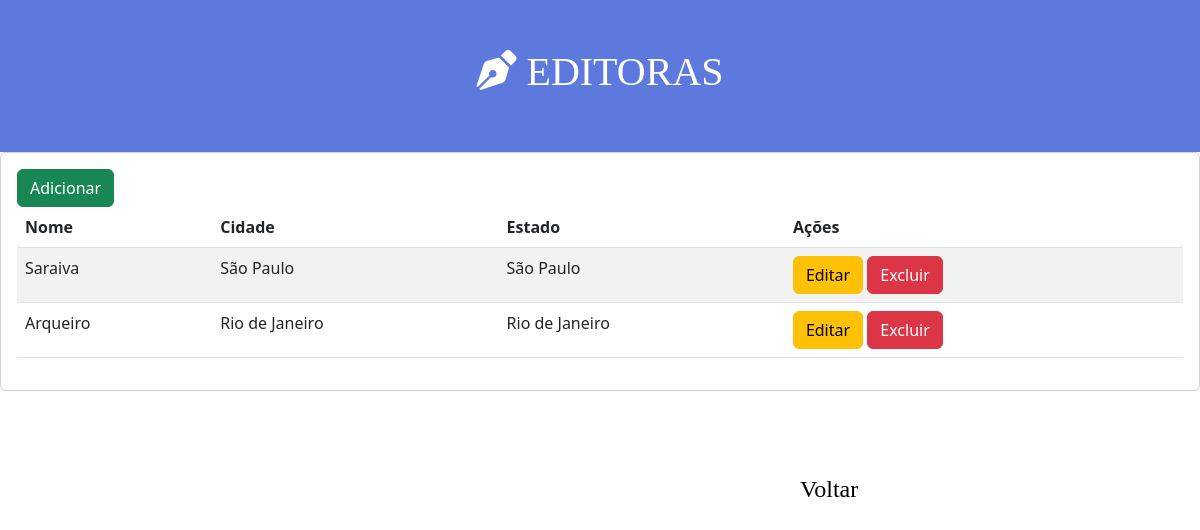
The app's page /editora/, older data.
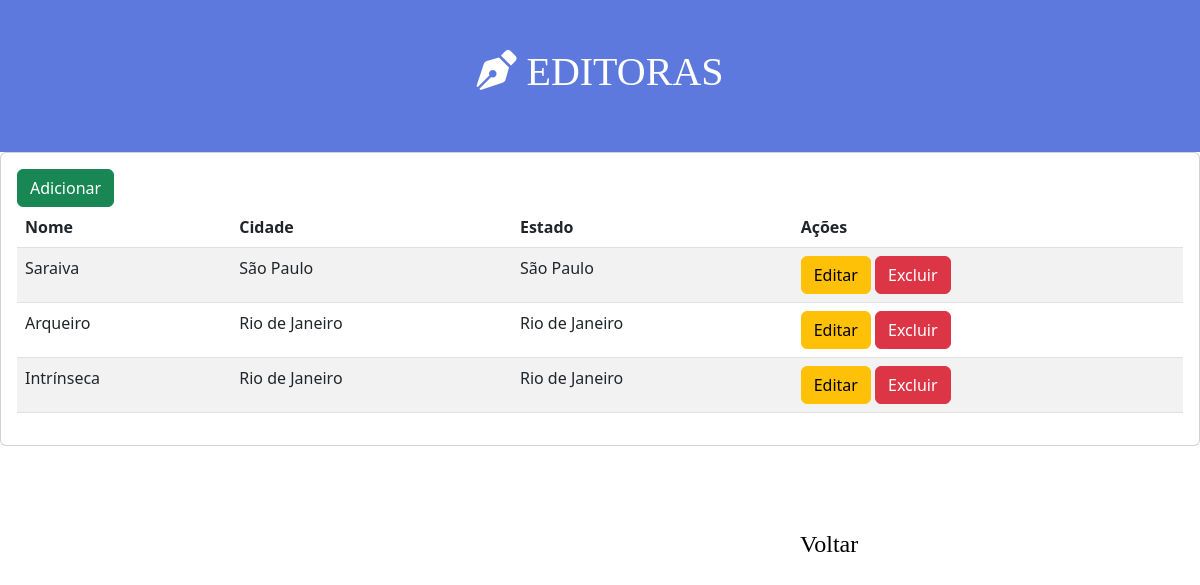
The same page, newer data.
### portal/models.py (models this page shows, shortened)
class Editora(models.Model):
    nome = models.CharField(max_length=255)
    cidade = models.CharField(max_length=255)
    estado = models.CharField(max_length=255)

### portal/views.py (the view)
# urls.py: path('editora/', views.editora, name="editora"),
def editora(request):
    editoras = Editora.objects.all()
    context = {
        'editoras': editoras
    }
    return render(request, 'portal/editora.html', context)

### portal/templates/portal/editora.html
{% extends 'base.html' %}
{% block content %}
    <div class="header">
        <h1><i class="fas fa-pen-nib"></i> EDITORAS</h1>
    </div>
    <div class="card">
        <div class="card-body">
            <a class="btn btn-success" href="{% url 'editora_add' %}">Adicionar</a>
            <table class="table table-striped">
                <thead>
                    <tr>
                        <th>Nome</th>
                        <th>Cidade</th>
                        <th>Estado</th>
                        <th>Ações</th>
                    </tr>
                </thead>
                <tbody>
                    {% for editora in editoras %}
                        <tr>
                            <td>{{ editora.nome }}</td>
                            <td>{{ editora.cidade }}</td>
                            <td>{{ editora.estado }}</td>
                            <td>
                                <a class="btn btn-warning" href="{% url 'editora_edit' editora.id%}">Editar</a>
                                <a class="btn btn-danger" href="{% url 'editora_delete' editora.id %}"
                                onclick="return confirm('Tem certeza de que deseja deletar?')">Excluir</a>
                            </td>
                        </tr>
                    {% endfor %}
                </tbody>
            </table>
        </div>
    </div>
    <div class="botao-voltar">
        <a href="{% url 'home' %}">Voltar</a>
    </div>
{% endblock content %}

Row changes from the older to the newer data that the page shows:
added Editora: nome "Intrínseca", cidade "Rio de Janeiro", estado "Rio de Janeiro"
